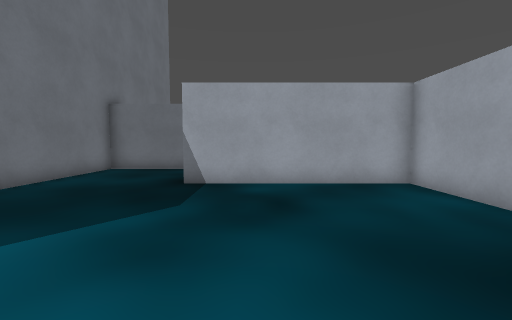
[1] (above)

19 first-person views from a walk through a level from a Godot 3-D game. The camera is 1.2 m above the floor, tilts 4° down and sees 90° across. The floor is counted in squares, 1 m on a side. Each view is taken from the middle of a square. On the plan, view 1 faces up. The plan holds only what a view shows up to about 12 squares ahead; the rest is blank. Some surface patterns are stand-ins.

[2]
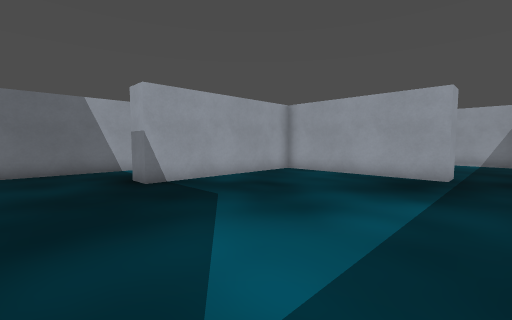

[3]
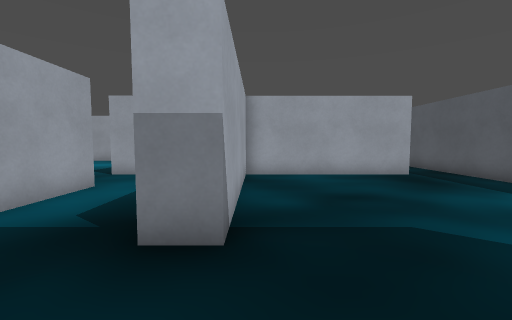

[4]
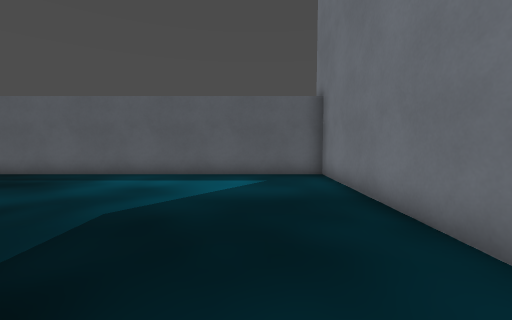

[5]
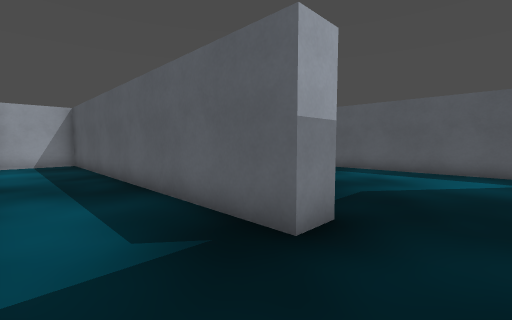

[6]
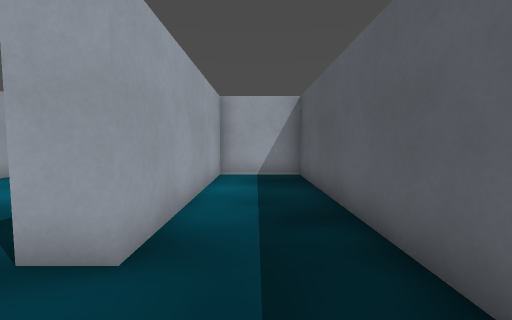

[7]
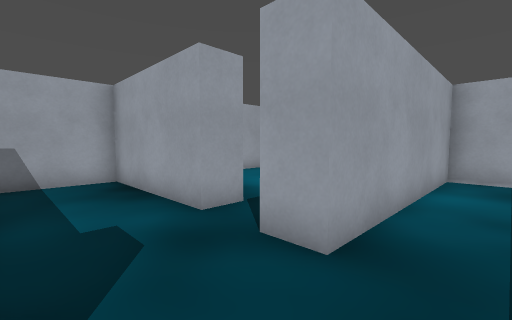

[8]
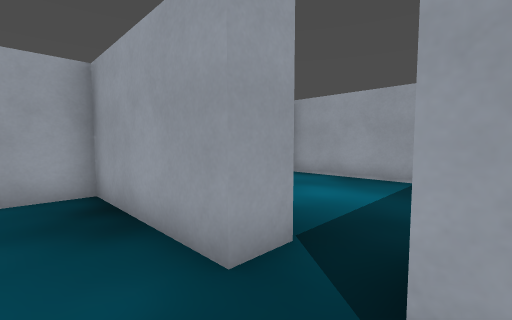

[9]
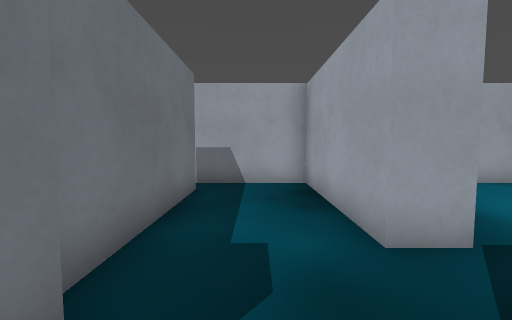

[10]
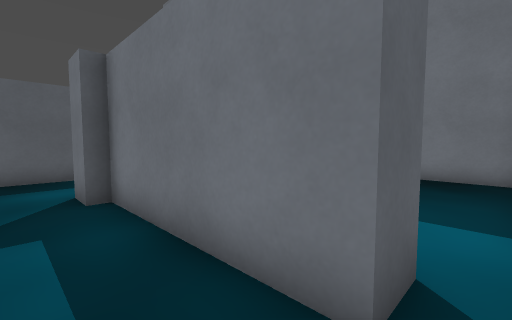

[11]
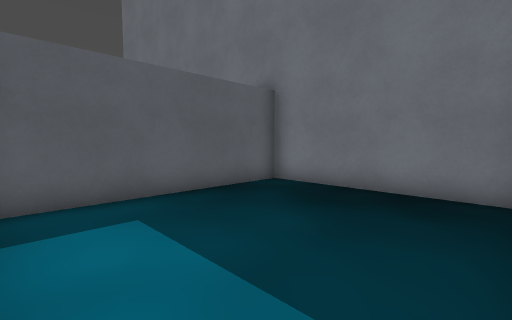

[12]
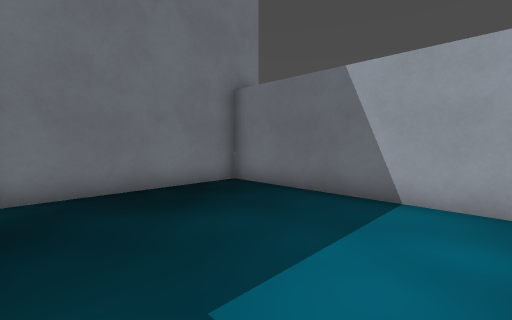

[13]
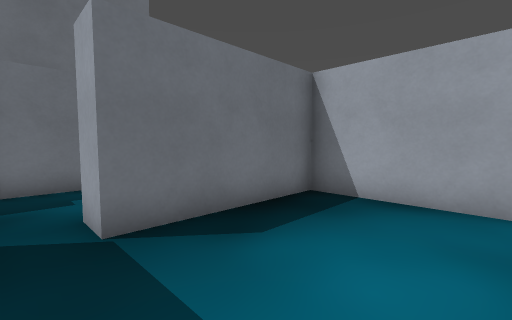

[14]
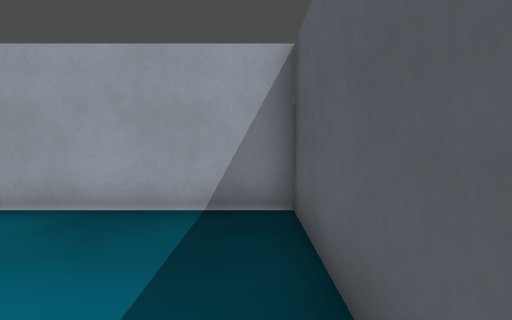

[15]
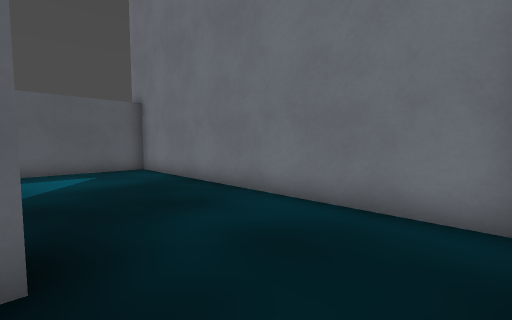

[16]
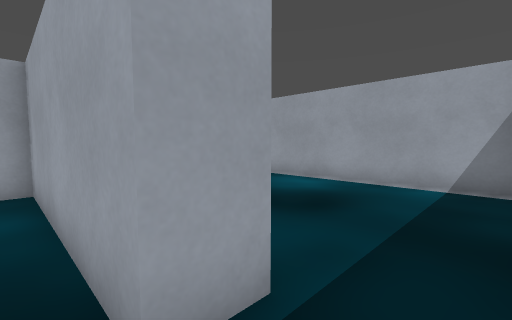

[17]
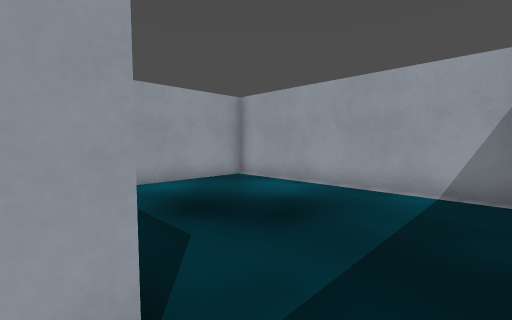

[18]
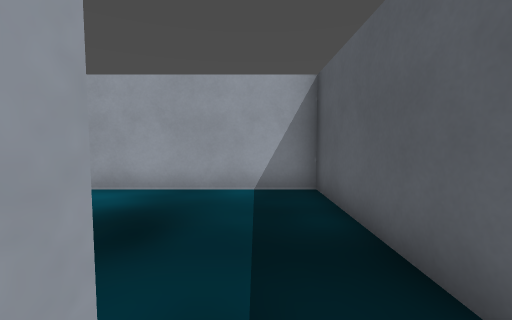

[19]
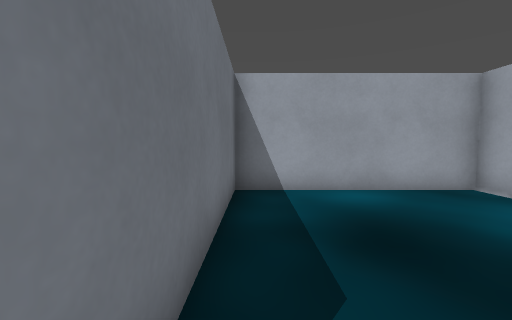

### Floor plan
Points are (right, up) in squares from view 1. A wall is a line through its corners. A room is listed if a view was taken in it or the views show most of it. See-through windows are left out.
Room 1 (views 1, 2, 3, 4, 5, 6, 7, 8, 9, 10, 15, 16)
walls: (4.5, 1.3) (4.5, 7.4) (-2.1, 7.4) (-2.1, 8.4) (11.5, 8.4) (11.5, 11.3) (4.5, 11.3) (4.5, 12.4); (4.5, 13.8) (4.5, 18.5) (0.5, 18.5); (0.4, 17.5) (1.5, 17.5) (1.5, 12.3) (1.9, 12.3) (1.9, 11.3) (-6.5, 11.3) (-6.5, -0.5) (4.5, -0.5)
ways out: opening at (1, 18) to room 2; opening at (5, 13) to room 3; opening at (5, 0.5) to room 4
Room 2 (views 11, 12)
walls: (0.5, 18.5) (-6.5, 18.5) (-6.5, 12.3) (0.1, 12.3)
ways out: opening at (1, 18) to room 1
Room 3 (views 13, 14)
walls: (7.6, 12.3) (11.5, 12.3) (11.5, 18.4); (10.8, 18.5) (5.5, 18.5) (5.5, 13.8) (4.5, 13.8)
ways out: opening at (5, 13) to room 1
Room 4 (views 17, 18, 19)
walls: (4.5, -0.5) (11.5, -0.5) (11.5, 7.4) (5.5, 7.4) (5.5, 1.3) (4.5, 1.3)
ways out: opening at (5, 0.5) to room 1

Where each view was taken, in squares from view 1:
view 1: 0 up, 0 right, facing up
view 2: 0 up, 5 left, facing up-right
view 3: 7 up, 5 left, facing right
view 4: 9 up, 4 left, facing down
view 5: 11 up, 4 left, facing down-right
view 6: 10 up, 2 right, facing right
view 7: 10 up, 2 right, facing up-right
view 8: 12 up, 3 right, facing up-right
view 9: 11 up, 3 right, facing up
view 10: 18 up, 3 right, facing down-left
view 11: 18 up, 0 right, facing down-left
view 12: 13 up, 0 right, facing up-left
view 13: 13 up, 9 right, facing up-left
view 14: 13 up, 7 right, facing right
view 15: 11 up, 2 left, facing down-left
view 16: 0 up, 4 right, facing up-right
view 17: 0 up, 5 right, facing up-right
view 18: 1 up, 5 right, facing right
view 19: 1 up, 6 right, facing up
